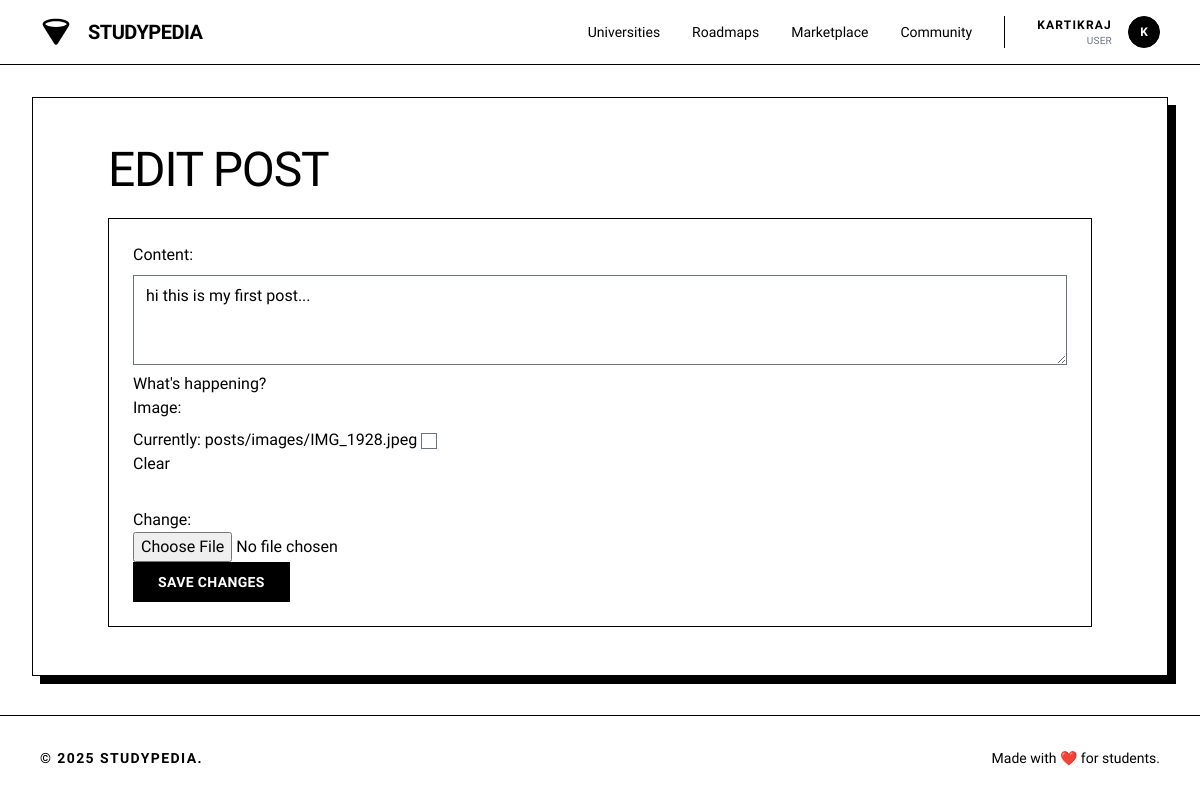
/social/edit/1/ (signed in), run on the app's committed database.
### accounts/models.py (models this page shows, shortened)
class User(AbstractUser):
    ROLE_CHOICES = (
        ('user', 'User'),
        ('staff', 'Staff'),
        ('admin', 'Admin'),
    )
    role = models.CharField(max_length=20, choices=ROLE_CHOICES, default='user')
    college = models.CharField(max_length=200, blank=True)
    year_of_study = models.PositiveIntegerField(null=True, blank=True)
    location = models.CharField(max_length=100, blank=True)
    phone = models.CharField(max_length=15, blank=True)
    profile_picture = models.ImageField(upload_to='profiles/', null=True, blank=True)
    bio = models.TextField(max_length=500, blank=True)
    credits = models.PositiveIntegerField(default=0)
    wallet_balance = models.DecimalField(max_digits=8, decimal_places=2, default=0.00)
    followers = models.ManyToManyField('self', through='Follow', related_name='following', symmetrical=False)
    created_at = models.DateTimeField(auto_now_add=True)
    updated_at = models.DateTimeField(auto_now=True)
    class Meta:
        indexes = [
            models.Index(fields=['username']),
            models.Index(fields=['created_at']),
        ]

### social/models.py (models this page shows, shortened)
class Post(models.Model):
    user = models.ForeignKey(User, on_delete=models.CASCADE, related_name='posts')
    content = models.TextField(max_length=280, help_text="What's happening?")
    image = models.ImageField(
        upload_to='posts/images/',
        null=True, blank=True,
        validators=[FileExtensionValidator(['jpg', 'jpeg', 'png'])]
    )
    created_at = models.DateTimeField(auto_now_add=True)
    updated_at = models.DateTimeField(auto_now=True)
    class Meta:
        ordering = ['-created_at']
        indexes = [
            models.Index(fields=['-created_at']),
            models.Index(fields=['user', '-created_at']),
        ]

### accounts/views.py (the view, shortened to what this page needs)
    def wrapper(request, *args, **kwargs):
        if request.user.is_authenticated:
            return view_func(request, *args, **kwargs)

### social/forms.py
class PostForm(forms.ModelForm):
    class Meta:
        model = Post
        fields = ['content', 'image']
        widgets = {
            'content': forms.Textarea(attrs={'class': 'form-control', 'rows': 3, 'placeholder': "What's happening?"}),
            'image': forms.ClearableFileInput(attrs={'class': 'form-control', 'accept': 'image/*'})
        }

### accounts/views.py (called while the page is built, shortened)
def jwt_auth(view_func):
    def wrapper(request, *args, **kwargs):
        if request.user.is_authenticated:
            return view_func(request, *args, **kwargs)
    return wrapper

### social/views.py (called while the page is built)
@jwt_auth
def edit_post(request, pk):
    post = get_object_or_404(Post, pk=pk, user=request.user)
    if request.method == 'POST':
        form = PostForm(request.POST, request.FILES, instance=post)
        if form.is_valid():
            form.save()
            messages.success(request, 'Post updated!')
            return redirect('social:post_detail', pk=pk)
    else:
        form = PostForm(instance=post)
    return render(request, 'social/edit_post.html', {'form': form})

### social/templates/social/edit_post.html (shortened to what this page needs)
{% extends 'base.html' %}
{% block content %}
<div class="max-w-[1440px] mx-auto w-full px-4 md:px-8 py-8"><div class="bg-white border border-black p-8 md:p-12 shadow-[8px_8px_0px_0px_rgba(0,0,0,1)]">
<div class="container">
    <h1 class="text-black tracking-tight text-3xl md:text-5xl font-light font-display uppercase mb-6" >Edit Post</h1>
    <div class="bg-white border border-black p-6 group hover:shadow-[4px_4px_0px_0px_rgba(0,0,0,1)] transition-all duration-300">
        <div class="card-body">
            <form method="post" enctype="multipart/form-data">
                {{ form.as_p }}
                <button type="submit" class="flex min-w-[84px] cursor-pointer items-center justify-center border border-black bg-black text-white hover:bg-white hover:text-black transition-colors h-10 px-6 text-sm font-bold uppercase tracking-wide">Save Changes</button>
            </form>
        </div>
    </div>
</div>
</div></div>
{% endblock %}

### templates/navbar.html (shortened to what this page needs)
<header class="flex items-center justify-between whitespace-nowrap border-b border-black px-10 py-4 sticky top-0 z-50 bg-white">
<div class="flex items-center gap-4">
<a href="{% url 'core:home' %}" class="flex items-center gap-4">
<div class="size-8 text-black">
</div>
<h2 class="text-black text-xl font-bold tracking-tight uppercase">Studypedia</h2>
</a>
</div>
<nav class="hidden md:flex flex-1 justify-end gap-8 items-center">
<div class="flex items-center gap-8">
<a class="text-black hover:underline underline-offset-4 transition-all text-sm font-medium" href="{% url 'university:university_list' %}">Universities</a>
<a class="text-black hover:underline underline-offset-4 transition-all text-sm font-medium" href="{% url 'roadmaps:roadmap_list' %}">Roadmaps</a>
<a class="text-black hover:underline underline-offset-4 transition-all text-sm font-medium" href="{% url 'ecommerce:marketplace' %}">Marketplace</a>
<a class="text-black hover:underline underline-offset-4 transition-all text-sm font-medium" href="{% url 'social:social' %}">Community</a>
</div>
{% if user.is_authenticated %}
<div class="flex items-center gap-4 border-l border-black pl-8">
    <div class="flex flex-col text-right">
        <span class="text-xs font-bold uppercase tracking-widest text-black">
            {% if user.first_name %}{{ user.first_name }} {{ user.last_name }}{% else %}{{ user.username }}{% endif %}
        </span>
        <span class="text-[10px] text-gray-500 uppercase tracking-wide">
            {% if user.role %}{{ user.get_role_display }}{% else %}Student{% endif %}
        </span>
    </div>
    <div class="relative group">
        <a href="{% url 'accounts:profile' %}" class="block size-8 bg-black rounded-full overflow-hidden border border-black cursor-pointer">
            {% if user.avatar %}
                <img alt="User Avatar" class="w-full h-full object-cover grayscale" src="{{ user.avatar.url }}"/>
            {% else %}
                <div class="w-full h-full flex items-center justify-center text-white text-xs font-bold">{{ user.username|make_list|first|upper }}</div>
            {% endif %}
        </a>
    </div>
</div>
{% endif %}
</nav>
</header>

### static/css/style.css (style rules this page uses)
:root { --bg-color: #ffffff; --text-color: #000000; --accent-color: #000000; --border-color: #999999; --hover-color: #f5f5f5; --shadow: 0 2px 4px rgba(0, 0, 0, 0.1); --primary-color: #000000; --secondary-color: #666666; }
* { margin: 0; padding: 0; box-sizing: border-box; }
body { font-family: 'Inter', -apple-system, BlinkMacSystemFont, sans-serif; background: var(--bg-color); color: var(--text-color); line-height: 1.6; padding-bottom: 70px; }
.container { max-width: 1200px; margin: 0 auto; padding: 0 20px; }
header { border-bottom: 1px solid var(--border-color); padding: 0.75rem 0; position: sticky; top: 0; background: var(--bg-color); z-index: 100; }
nav { display: flex; justify-content: space-between; align-items: center; }
@media (min-width: 769px) { body { padding-bottom: 0; } }
label { display: block; margin-bottom: 0.5rem; font-weight: 500; }
input, select, textarea { width: 100%; padding: 8px 12px; border: 1px solid var(--border-color); border-radius: 4px; font-size: 1rem; background: var(--bg-color); color: var(--text-color); }

### data on the page
User: username "KARTIKRAJ", role "USER", username|make_list "K"
Post: content "hi this is my first post..."
